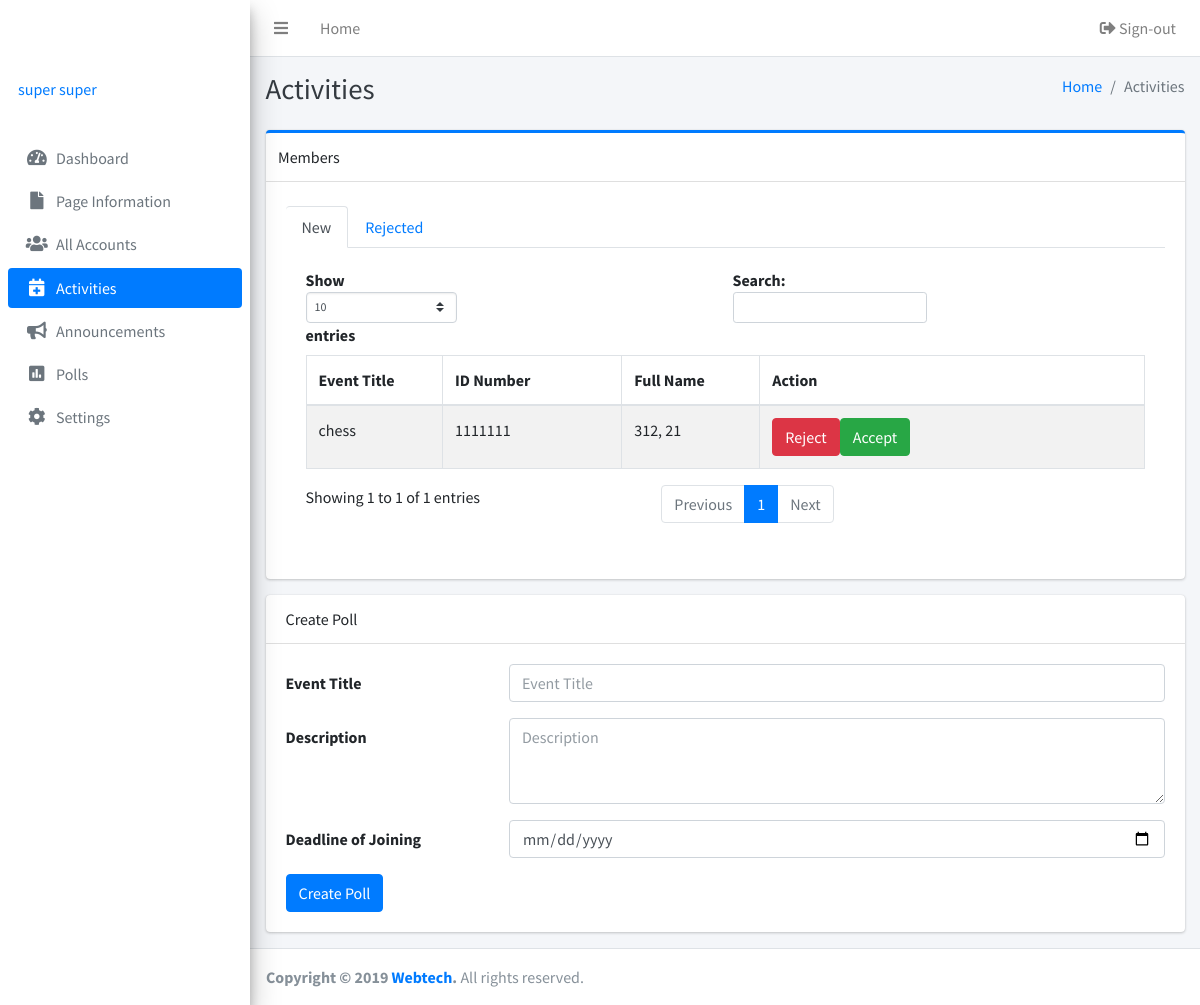
Page /admins/activities.php (signed in) on the committed database.
### tables this page shows
CREATE TABLE IF NOT EXISTS `accounts` (
  `id` int(255) NOT NULL AUTO_INCREMENT,
  `firstname` varchar(255) NOT NULL,
  `lastname` varchar(255) NOT NULL,
  `username` varchar(255) NOT NULL,
  `email` varchar(255) NOT NULL,
  `password` varchar(255) NOT NULL,
  `role` enum('super','admin') NOT NULL,
  `status` enum('Enabled','Disabled') NOT NULL,
  PRIMARY KEY (`id`),
  UNIQUE KEY `username` (`username`)
);

CREATE TABLE IF NOT EXISTS `activityinvitation` (
  `id` int(255) NOT NULL AUTO_INCREMENT,
  `activityID` int(255) NOT NULL,
  `choice` enum('Joining','Not Joining','Cancelled') DEFAULT NULL,
  `userID` int(255) NOT NULL,
  `status` enum('Accepted','Rejected') DEFAULT NULL,
  PRIMARY KEY (`id`)
);

CREATE TABLE IF NOT EXISTS `activities` (
  `id` int(255) NOT NULL AUTO_INCREMENT,
  `title` varchar(255) NOT NULL,
  `description` text NOT NULL,
  `deadline` varchar(255) NOT NULL,
  `status` enum('Active','Inactive') NOT NULL,
  PRIMARY KEY (`id`)
);

CREATE TABLE IF NOT EXISTS `users` (
  `id` int(255) NOT NULL AUTO_INCREMENT,
  `firstname` varchar(255) NOT NULL,
  `lastname` varchar(255) NOT NULL,
  `idnumber` int(255) NOT NULL,
  `course` varchar(255) NOT NULL,
  `year` int(255) NOT NULL,
  `email` varchar(255) NOT NULL,
  `password` varchar(255) NOT NULL,
  `status` enum('Rejected','Accepted','Renewing') DEFAULT NULL,
  `image` text,
  `endofsem` varchar(255) DEFAULT NULL,
  PRIMARY KEY (`id`),
  UNIQUE KEY `idnumber` (`idnumber`),
  UNIQUE KEY `email` (`email`)
);

### admins/inc/session.php (called while the page is built, shortened)
<?php
	include 'inc/db.php';;
	if(isset($_SESSION['admin'])){
		$sql = mysqli_query($db, "SELECT * FROM accounts where `username` = '".$_SESSION['admin']."'");
		$user = mysqli_fetch_assoc($sql);
	} else {
		header('location: login.php');
		exit();
	}
?>

### admins/activities.php (the view, shortened to what this page needs)
<?php
  include 'inc/session.php';
  include 'inc/header.php';
  include 'inc/db.php';
 ?>
<?php
$link = "Activities";
?>
<body class="hold-transition sidebar-mini">
<div class="wrapper">
<?php include 'inc/navbar.php'; ?>
  <div class="content-wrapper">
    <div class="content-header">
      <div class="container-fluid">
        <div class="row mb-2">
          <div class="col-sm-6">
            <h1 class="m-0 text-dark">Activities</h1>
          </div>
          <div class="col-sm-6">
            <ol class="breadcrumb float-sm-right">
              <li class="breadcrumb-item"><a href="#">Home</a></li>
              <li class="breadcrumb-item active">Activities</li>
            </ol>
          </div>
        </div>
      </div>
    </div>
    <div class="content">
      <div class="container-fluid">
                                <div class="row">
          <div class="col-12">
            <div class="card card-primary card-outline card-tabs">
              <div class="card-header">
                <div class="row">
                  Members
                </div>
              </div>
              <div class="card-body">
              <div class="card-header p-0 pt-1 border-bottom-0">
                <ul class="nav nav-tabs" id="custom-tabs-two-tab" role="tablist">
                  <li class="nav-item">
                    <a class="nav-link active" id="custom-tabs-two-home-tab" data-toggle="pill" href="#custom-tabs-two-home" role="tab" aria-controls="custom-tabs-two-home" aria-selected="true">New</a>
                  </li>
                  <li class="nav-item">
                    <a class="nav-link" id="custom-tabs-two-messages-tab" data-toggle="pill" href="#custom-tabs-two-messages" role="tab" aria-controls="custom-tabs-two-messages" aria-selected="false">Rejected</a>
                  </li>
                </ul>
              </div>
              <div class="card-body">
                <div class="tab-content" id="custom-tabs-two-tabContent">
                  <div class="tab-pane fade show active" id="custom-tabs-two-home" role="tabpanel" aria-labelledby="custom-tabs-two-home-tab">
               <table class="table table-bordered table-striped display">
                  <thead>
                  <tr>
                    <th width="50">Event Title</th>
                    <th width="50">ID Number</th>
                    <th width="50">Full Name</th>
                    <th width="50">Action</th>
                  </tr>
                  </thead>
                  <tbody>
                  <?php
                  $sql = mysqli_query($db, "SELECT *, users.id as userID, activities.id as actID FROM activities join activityinvitation on activities.id = activityinvitation.activityID join users on activityinvitation.userID = users.id where choice = 'Joining' and activityinvitation.status is NULL");
                  while ($row = mysqli_fetch_array($sql)) {
                        ?>
                  <tr>
                    <td><?php echo $row['title'];?></td>
                    <td><?php echo $row['idnumber'];?></td>
                    <td><?php echo $row['lastname'];?>, <?php echo $row['firstname'];?></td>
                    <td>
                       <div class="btn-group btn-group-sm">
                        <form method="POST" action="activities.php">
                          <button class="btn btn-danger" name="submit1" type="submit">Reject</button>
                        </form>
                        <form method="POST" action="activities.php">
                          <button class="btn btn-success" name="submit2" type="submit">Accept</button>
                        </form>
                      </div>
                    </td>
                  </tr>
                  <?php   } ?>
                  </tbody>
                </table>
                  </div>
              </div>
            </div>
              </div>
            </div>
          </div>
        </div>
         <div class="row">
          <div class="col-12">
            <div class="card">
              <div class="card-header">
               Create Poll
              </div>
              <div class="card-body">
               <form class="form-horizontal" action="activities.php" method="post" >
                  <div class="form-group row">
                    <label for="inputEmail3" class="col-sm-3 col-form-label">Event Title</label>
                    <div class="col-sm-9">
                      <input type="text" class="form-control" placeholder="Event Title" name="eventtitle" required>
                    </div>
                  </div>
                  <div class="form-group row">
                    <label for="inputEmail3" class="col-sm-3 col-form-label">Description</label>
                    <div class="col-sm-9">
                      <textarea class="form-control" rows="3" placeholder="Description" name="description" required></textarea>
                    </div>
                  </div>
                  <div class="form-group row">
                    <label for="inputEmail3" class="col-sm-3 col-form-label">Deadline of Joining</label>
                    <div class="col-sm-9">
                      <input type="date" class="form-control" placeholder="Deadline" name="deadline" required>
                    </div>
                  </div>
                  <button type="submit" class="btn btn-primary" name="submit">Create Poll</button>
                  </form>
              </div>
            </div>
          </div>
        </div>
      </div>
    </div>
  </div>
  <?php include 'inc/footer.php'; ?>
</div>
</body>
</html>

### admins/inc/navbar.php (shortened to what this page needs)
  <nav class="main-header navbar navbar-expand navbar-white navbar-light">
    <ul class="navbar-nav">
      <li class="nav-item">
        <a class="nav-link" data-widget="pushmenu" href="#"><i class="fas fa-bars"></i></a>
      </li>
      <li class="nav-item d-none d-sm-inline-block">
        <a href="index3.html" class="nav-link">Home</a>
      </li>
    </ul>
    <ul class="navbar-nav ml-auto">
      <li class="nav-item">
        <a class="nav-link" href="logout.php"><i class="nav-icon fas fa-sign-out-alt"></i> Sign-out</a>
      </li>
    </ul>
  </nav>
  <aside class="main-sidebar sidebar-gray elevation-4">
    <a href="index3.html" class="brand-link">
      <span class="brand-text font-weight-light">OrgIT</span>
    </a>
    <div class="sidebar">
      <div class="user-panel mt-3 pb-3 mb-3 d-flex">
        <div class="info">
          <a href="#" class="d-block"><?php echo $user['firstname']. ' '.$user['lastname']; ?></a>
        </div>
      </div>
<?php if($user['role'] == 'super'): ?>
      <nav class="mt-2">
        <ul class="nav nav-pills nav-sidebar flex-column" data-widget="treeview" role="menu" data-accordion="false">
          <li class="nav-item">
            <a href="index.php" class="nav-link <?php if($link == 'Dashboard') {echo 'active';} ?>">
              <i class="nav-icon fas fa-tachometer-alt"></i>
              <p>
                Dashboard
              </p>
            </a>
          </li>
          <li class="nav-item">
            <a href="page.php" class="nav-link <?php if($link == 'Information') {echo 'active';} ?>">
              <i class="nav-icon fas fa-file"></i>
              <p>
                Page Information
              </p>
            </a>
          </li>
          <li class="nav-item">
            <a href="allaccounts.php" class="nav-link <?php if($link == 'Accounts') {echo 'active';} ?>">
              <i class="nav-icon fas fa-users"></i>
              <p>
                All Accounts
              </p>
            </a>
          </li>
          <li class="nav-item">
            <a href="activities.php" class="nav-link <?php if($link == 'Activities') {echo 'active';} ?>">
              <i class="nav-icon fas fa-calendar-plus"></i>
              <p>
                Activities
              </p>
            </a>
          </li>
          <li class="nav-item">
            <a href="announcements.php" class="nav-link <?php if($link == 'Announcements') {echo 'active';} ?>">
              <i class="nav-icon fas fa-bullhorn"></i>
              <p>
                Announcements
              </p>
            </a>
          </li>
          <li class="nav-item">
            <a href="poll.php" class="nav-link <?php if($link == 'Polls') {echo 'active';} ?>">
              <i class="nav-icon fas fa-poll"></i>
              <p>
                Polls
              </p>
            </a>
          </li>
          <li class="nav-item">
            <a href="semester.php" class="nav-link <?php if($link == 'Semester') {echo 'active';} ?>">
              <i class="nav-icon fas fa-cog"></i>
              <p>
                Settings
              </p>
            </a>
          </li>
        </ul>
      </nav>
  <?php endif ?>
    </div>
  </aside>

### admins/inc/header.php (style rules this page uses)
p, h1, h2, h3, h4, h5, h6, label, td, dt, dd { user-select: none; -webkit-user-select: none; -khtml-user-select: none; -moz-user-select: none; -ms-user-select: none; }

### rows in the picture
accounts: firstname "super", lastname "super"
activityinvitation: activityID.title "chess", userID.idnumber "1111111", userID.lastname "312", userID.firstname "21"
